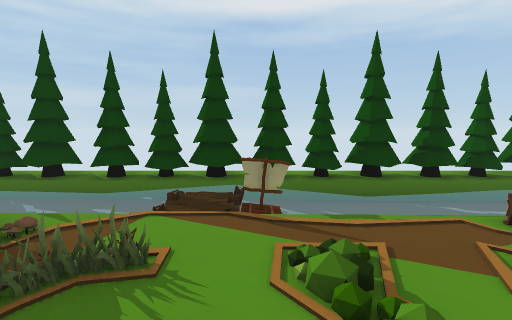
[1] (above)

15 first-person views from a walk through a Unity game level. The camera is 1.3 m above the floor, tilts 6° down and sees 85° across. The floor is counted in squares, 1 m on a side. Each view is taken from the middle of a square. On the plan, view 1 faces up. The plan holds only what a view shows up to about 13 squares ahead; the rest is blank. The player is left out. Some animated figures are not drawn.

[2]
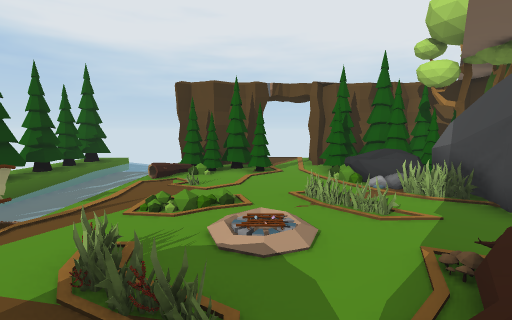

[3]
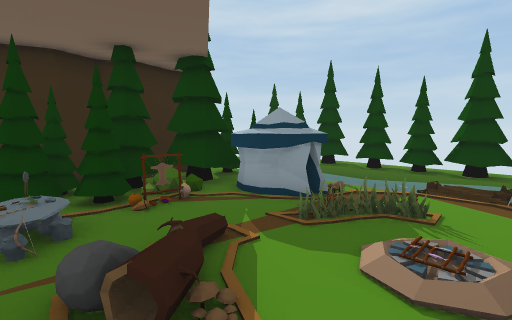

[4]
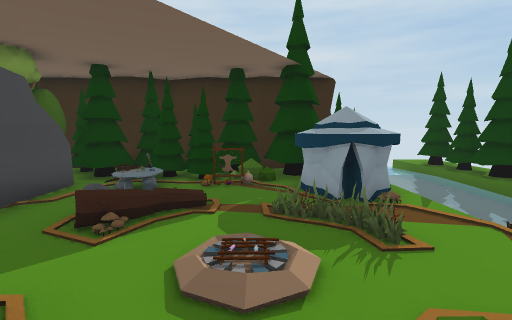

[5]
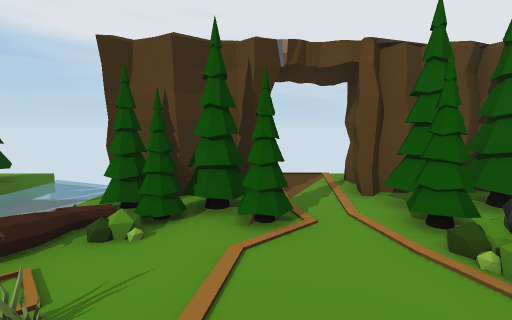

[6]
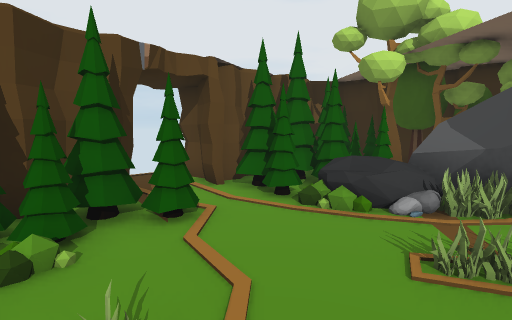

[7]
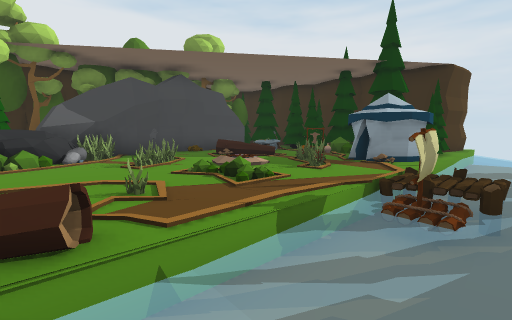

[8]
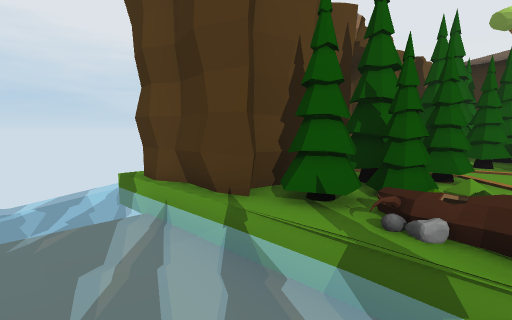

[9]
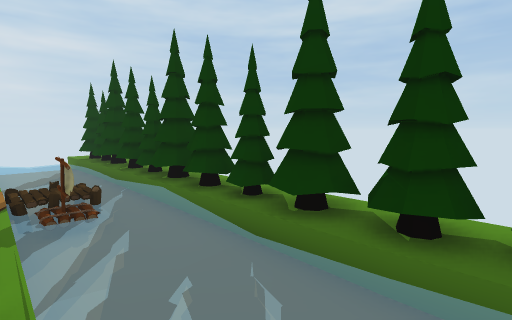

[10]
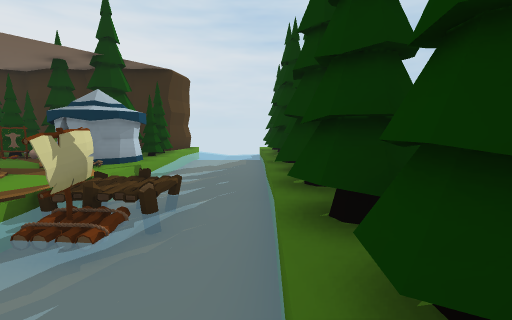

[11]
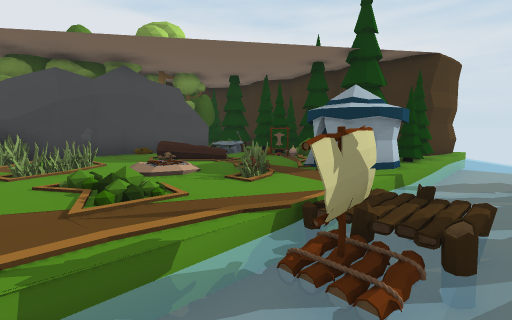

[12]
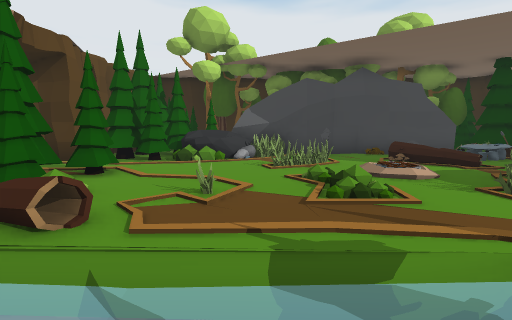

[13]
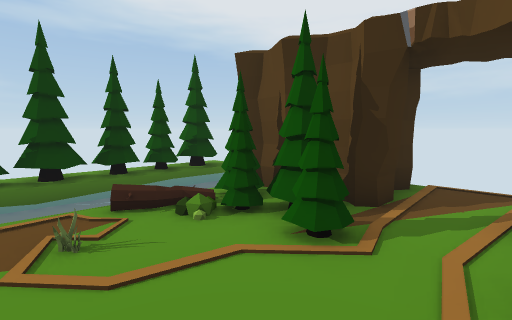

[14]
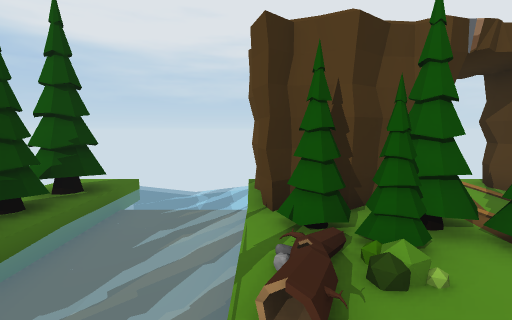

[15]
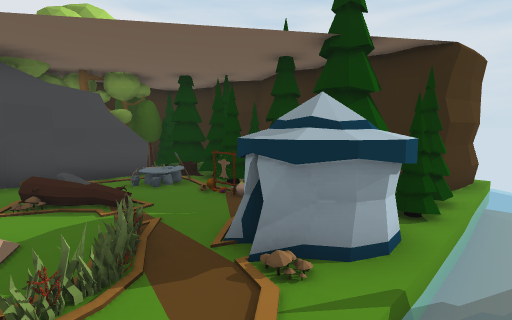

### Floor plan
Key: @ floor where view 1 was taken; # wall or solid block; x gap in a wall; . floor; / step, stairs or slope; = window, fence, low wall or low ledge; ~ liquid the walk can cross; ≈ liquid the walk keeps out of; M mushroom; T pine tree; E tent; A table; O other object.
Columns run from 11 left of view 1 to 10 right of it. Each row starts with its distance up from view 1.
  8  .#############x####=
  7  ≈~~~≈~≈~~~~~~~~~~~~≈≈
  6  ≈~~~~~~~~≈~~~~~~~~~≈≈
  5 ≈≈~~~~~~~≈.=~~~~~~~~≈≈
  4  ###TTEE.......≈..###
  3    #TT EM#=./...TT#
  2    #TTEE.=../...TT#
  1    #TO#...//....TT###
  0    #TT#....@=........
 -1    ##T#A#OM=....TT##.
 -2    ####/# ...=OOTT###
 -3      #########=TTT#
 -4     #######  ###TT#
 -5               ##TT#

Positions as (right, up) in squares from view 1, and headings:
1: (0, 0), facing up
2: (-4, 1), facing right
3: (0, -2), facing up-left
4: (2, 1), facing left
5: (1, 1), facing right
6: (1, 3), facing down-right
7: (4, 6), facing down-left
8: (4, 6), facing down-right
9: (6, 4), facing up-left
10: (3, 7), facing left
11: (2, 6), facing down-left
12: (2, 6), facing down
13: (2, -1), facing up-right
14: (2, 4), facing right
15: (-1, 5), facing down-left
